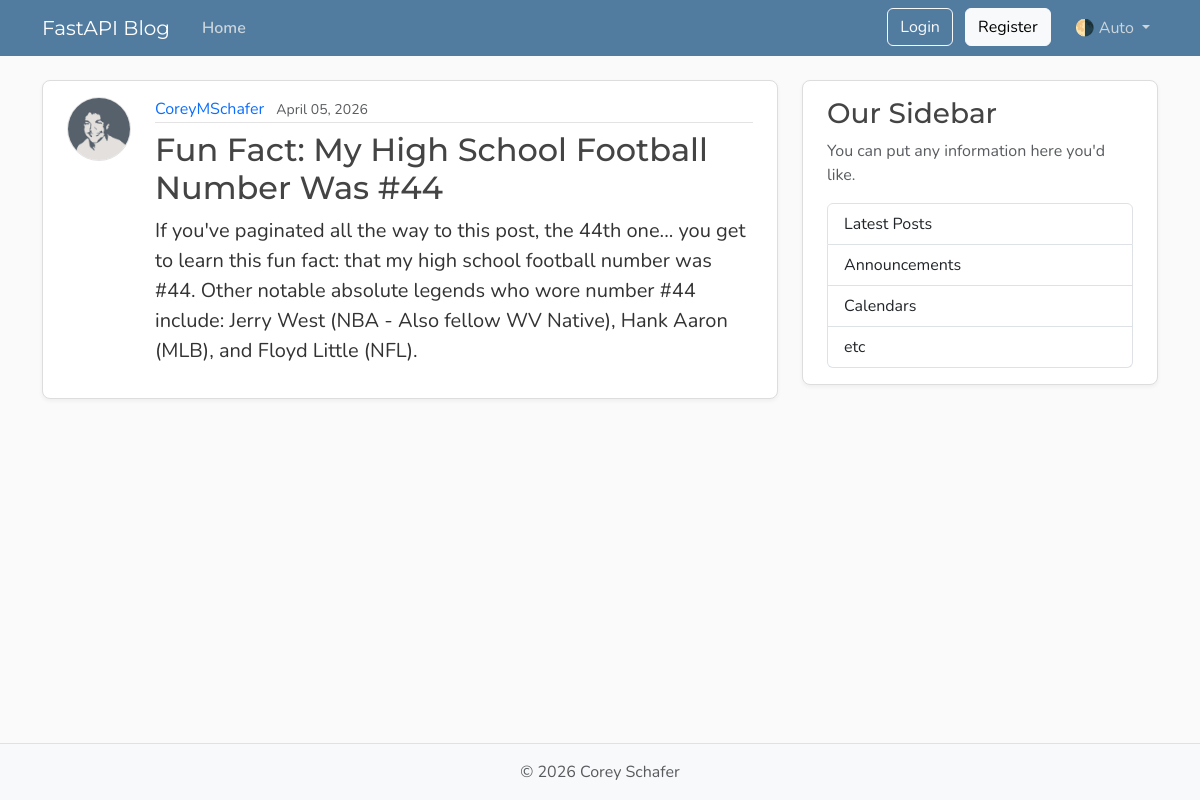
/posts/1, run on the app's committed database.
### models.py (models this page shows, shortened)
class User(Base):
    __tablename__ = "users"
    id: Mapped[int] = mapped_column(Integer, primary_key=True, index=True)
    username: Mapped[str] = mapped_column(String(50), unique=True, nullable=False)
    email: Mapped[str] = mapped_column(String(120), unique=True, nullable=False)
    password_hash: Mapped[str] = mapped_column(String(200), nullable=False)
    image_file: Mapped[str | None] = mapped_column(
        String(200),
        nullable=True,
        default=None,
    )
    posts: Mapped[list[Post]] = relationship(
        back_populates="author",
        cascade="all, delete-orphan",
    )
    reset_tokens: Mapped[list[PasswordResetToken]] = relationship(
        back_populates="user",
        cascade="all, delete-orphan",
    )

class Post(Base):
    __tablename__ = "posts"
    id: Mapped[int] = mapped_column(Integer, primary_key=True, index=True)
    title: Mapped[str] = mapped_column(String(100), nullable=False)
    content: Mapped[str] = mapped_column(Text, nullable=False)
    user_id: Mapped[int] = mapped_column(
        ForeignKey("users.id"),
        nullable=False,
        index=True,
    )
    date_posted: Mapped[datetime] = mapped_column(
        DateTime(timezone=True),
        default=lambda: datetime.now(UTC),
    )
    author: Mapped[User] = relationship(back_populates="posts")

### main.py (the view)
@app.get("/posts/{post_id}", include_in_schema=False)
async def post_page(
    request: Request, post_id: int, db: Annotated[AsyncSession, Depends(get_db)]
):
    result = await db.execute(
        select(models.Post)
        .options(selectinload(models.Post.author))
        .where(models.Post.id == post_id),
    )
    post = result.scalars().first()
    if not post:
        raise HTTPException(
            status_code=status.HTTP_404_NOT_FOUND, detail="Post not found"
        )
    return templates.TemplateResponse(request, "post.html", {"post": post})

### templates/post.html (shortened to what this page needs)
{% extends "layout.html" %}
{% block content %}
    <article class="content-section py-3 px-4 mb-4">
        <div class="d-flex align-items-start gap-4">
            <img class="rounded-circle article-img flex-shrink-0"
                 src="{{ post.author.image_path }}"
                 alt="{{ post.author.username }}'s profile picture"
                 width="64"
                 height="64"
                 loading="lazy">
            <div class="flex-grow-1">
                <div class="article-metadata mb-2">
                    <a class="me-2"
                       href="{{ url_for("user_posts", user_id=post.author.id) }}">{{ post.author.username }}</a>
                    <small class="text-body-secondary">{{ post.date_posted.strftime("%B %d, %Y") }}</small>
                </div>
                <h2 class="article-title">{{ post.title }}</h2>
                <p class="article-content">{{ post.content }}</p>
            </div>
        </div>
    </article>
{% endblock content %}

### static/css/main.css (style rules this page uses)
:root { --font-heading: "Montserrat", system-ui, -apple-system, BlinkMacSystemFont, sans-serif; --font-body: "Nunito", system-ui, -apple-system, BlinkMacSystemFont, sans-serif; --color-bg-body: #fafafa; --color-bg-content: #ffffff; --color-text-primary: #333333; --color-text-heading: #444444; --color-steel: #527c9f; --color-nav-link: #cbd5db; --color-nav-link-hover: #ffffff; --color-link-hover: #428bca; --color-border: #dddddd; --color-border-light: #e3e3e3; --spacing-xl: 5rem; --article-img-size: 4rem; --account-img-size: 7.813rem; }
body { font-family: var(--font-body); background: var(--color-bg-body); color: var(--color-text-primary); }
h1, h2, h3, h4, h5, h6 { font-family: var(--font-heading); color: var(--color-text-heading); }
a { text-decoration: none; }
.content-section { background: var(--color-bg-content); border: 1px solid var(--color-border); border-radius: 0.5rem; box-shadow: 0 2px 4px rgba(15, 23, 42, 0.05); transition: box-shadow 0.15s ease, transform 0.15s ease, border-color 0.15s ease; }
.article-title { color: var(--color-text-heading); transition: color 0.2s ease-in-out; }
.article-content { white-space: pre-line; font-size: 1.25rem; }
.article-img { height: var(--article-img-size); width: var(--article-img-size); flex-shrink: 0; object-fit: cover; border: 1px solid var(--color-border-light); box-shadow: 0 0 0 2px var(--color-bg-content); }
.article-metadata { padding-bottom: 0.063rem; border-bottom: 1px solid var(--color-border-light); }
.article-metadata a { transition: color 0.2s ease-in-out; }

### data on the page
User: author.image_path (picture), author.username "CoreyMSchafer"
Post: date_posted "April 05, 2026", title "Fun Fact: My High School Football Number Was #44", content "If you've paginated all the way to this post, the 44th one... you get to learn this fun fact: that my high school football number was #44. Other notable absolute legends who wore number #44 include: Jerry West (NBA - Also fellow WV Native), Hank Aaron (MLB), and Floyd Little (NFL)."
